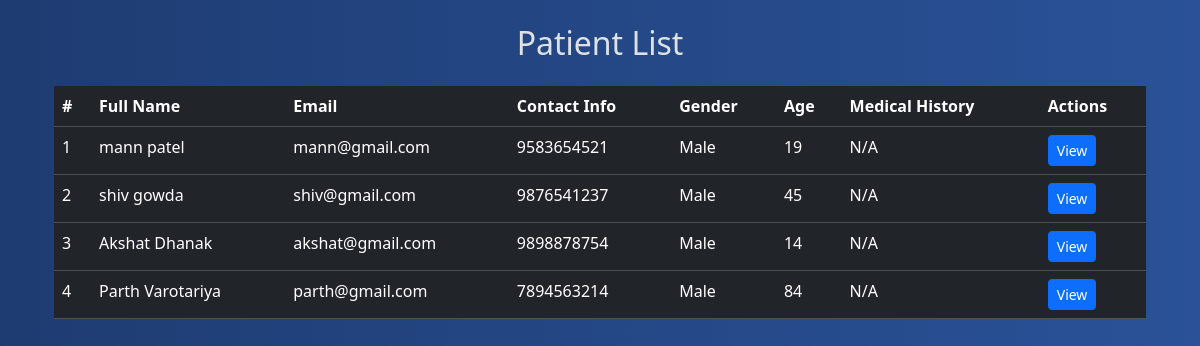
Screenshot of /patients/ (signed in) with the database file from the repository.
### core/models.py (models this page shows, shortened)
class Patient(models.Model):
    GENDER_CHOICES = (
        ('M', 'Male'),
        ('F', 'Female'),
        ('O', 'Other'),
    )
    user = models.OneToOneField(User, on_delete=models.CASCADE, primary_key=True)
    contact_info = models.CharField(max_length=10)
    gender = models.CharField(max_length=1, choices=GENDER_CHOICES)
    age = models.PositiveIntegerField()

class User(AbstractUser, PermissionsMixin):
    USER_TYPE_CHOICES = (
        ('doctor', 'Doctor'),
        ('patient', 'Patient'),
    )
    user_type = models.CharField(max_length=10, choices=USER_TYPE_CHOICES, blank=True, null=True)
    username = None
    email = models.EmailField(unique=True)
    USERNAME_FIELD = 'email'
    REQUIRED_FIELDS = []
    objects = CustomUserManager()
    groups = models.ManyToManyField(
        "auth.Group",
        related_name="core_users",
        blank=True,
        help_text="The groups this user belongs to."
    )
    user_permissions = models.ManyToManyField(
        "auth.Permission",
        related_name="core_users_permissions",
        blank=True
    )

### core/views.py (the view)
# urls.py: path('patients/', views.patient_list, name='patient_list'),
@login_required
def patient_list(request):
    patients = Patient.objects.all()
    return render(request, 'patient_list.html', {'patients': patients})

### core/templates/patient_list.html (shortened to what this page needs)
{% extends "layout.html" %}
{% block content %}
<div class="container mt-4">
    <h2 class="text-center mb-4">Patient List</h2>
    <div class="table-responsive">
        <table class="table table-dark table-hover">
            <thead>
                <tr>
                    <th>#</th>
                    <th>Full Name</th>
                    <th>Email</th>
                    <th>Contact Info</th>
                    <th>Gender</th>
                    <th>Age</th>
                    <th>Medical History</th>
                    <th>Actions</th>
                </tr>
            </thead>
            <tbody>
                {% for patient in patients %}
                <tr>
                    <td>{{ forloop.counter }}</td>
                    <td>{{ patient.user.first_name }} {{ patient.user.last_name }}</td>
                    <td>{{ patient.user.email }}</td>
                    <td>{{ patient.contact_info }}</td>
                    <td>{{ patient.get_gender_display }}</td>
                    <td>{{ patient.age }}</td>
                    <td>{{ patient.medical_history|default:"N/A" }}</td>
                    <td>
                        <a href="{% url 'patient_detail' patient.pk %}" class="btn btn-primary btn-sm">View</a>
                    </td>
                </tr>
                {% empty %}
                <tr>
                    <td colspan="8" class="text-center">No patients found.</td>
                </tr>
                {% endfor %}
            </tbody>
        </table>
    </div>
</div>
{% endblock %}

### rows the page displays
Patient: user.first_name "mann", user.last_name "patel", user.email "mann@gmail.com", contact_info "9583654521", gender "Male", age "19", medical_history "N/A"
Patient: user.first_name "shiv", user.last_name "gowda", user.email "shiv@gmail.com", contact_info "9876541237", gender "Male", age "45", medical_history "N/A"
Patient: user.first_name "Akshat", user.last_name "Dhanak", user.email "akshat@gmail.com", contact_info "9898878754", gender "Male", age "14", medical_history "N/A"
Patient: user.first_name "Parth", user.last_name "Varotariya", user.email "parth@gmail.com", contact_info "7894563214", gender "Male", age "84", medical_history "N/A"
